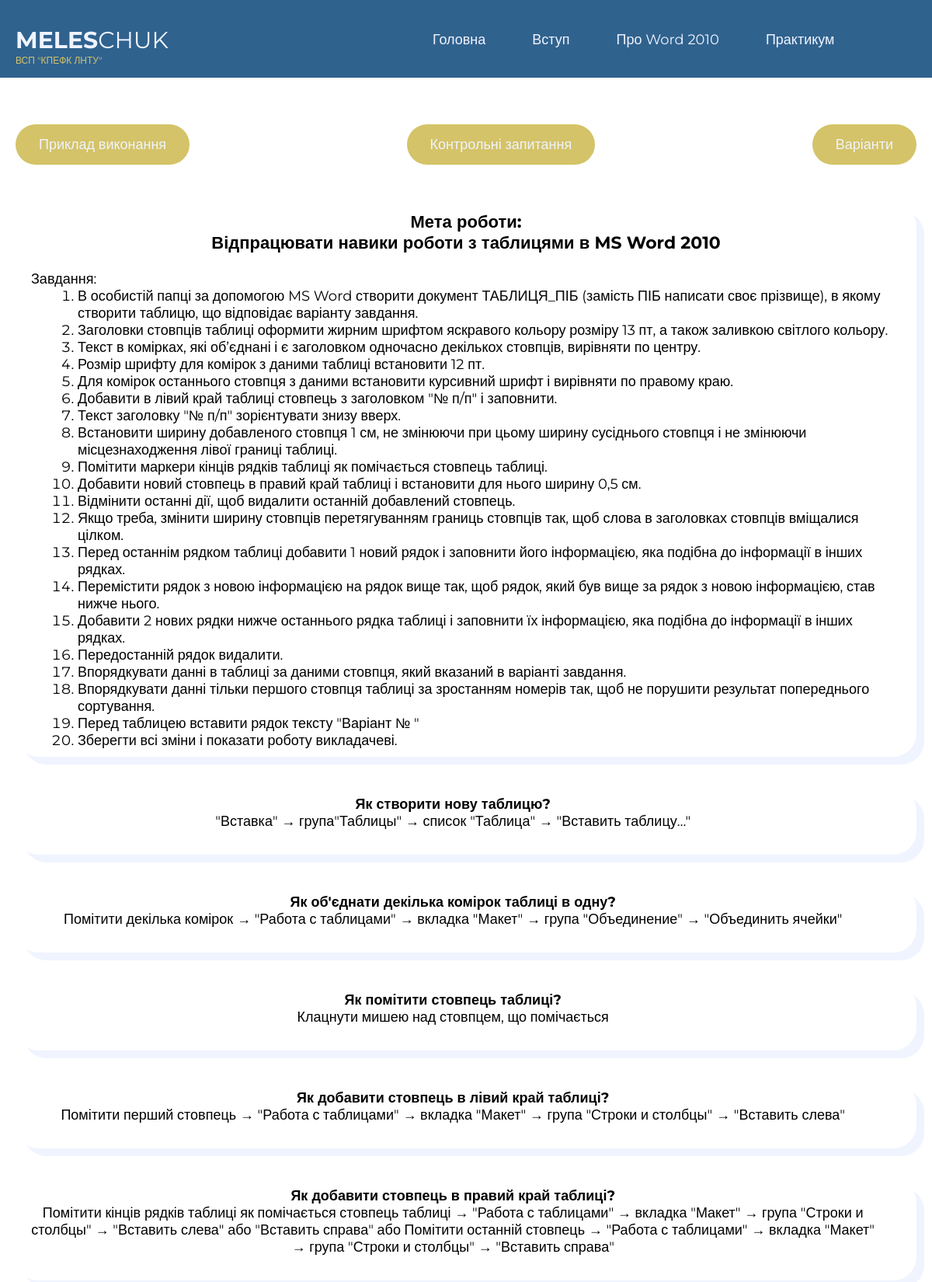
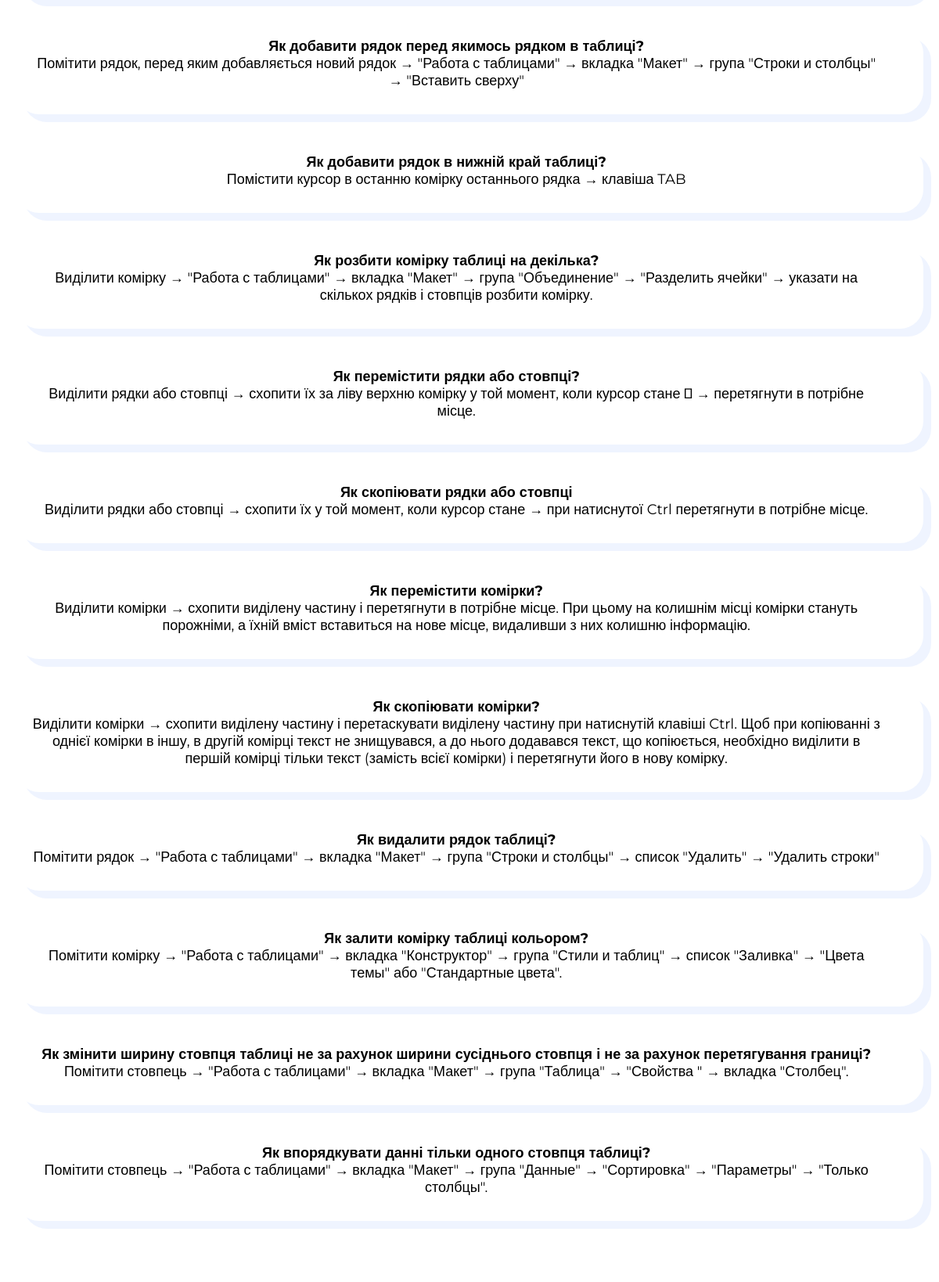
Page /word/practice/2 (signed in, upper part) on the committed database (2 pictures, top to bottom).
### word/models.py (models this page shows, shortened)
class Practice(models.Model):
    practice_name = models.CharField(max_length= 100, db_index=True, verbose_name="Назва практичної 'Практична робота №'")
    title_practice = models.CharField(max_length = 255, verbose_name="Мета роботи")
    task = models.TextField(verbose_name="Завдання")
    control_questions = models.TextField(verbose_name= "контрольні запитання")
    def get_content_url(self):
        return reverse('practice', kwargs={'main_cont_id': self.pk})
    class Meta:
        verbose_name = "Практична роботу"
        verbose_name_plural = "Практичні роботи"

class Main_content(models.Model):
    title_name = models.TextField(verbose_name="<b>Запитання</b><br>Інструкція для вирішення питання")
    photo_word_cont = models.ImageField(verbose_name="Пояснююче зображення", blank= True)
    main_cont = models.ForeignKey('Practice', on_delete=models.PROTECT, verbose_name="Звязок з таблицею")
    class Meta:
        verbose_name = "Вміст Практичної роботи"
        verbose_name_plural = "Вміст Практичних робіт"

### word/views.py (the view)
# urls.py: path('word/practice/<int:main_cont_id>', views.show_practice, name = "practice"),
@login_required
def show_practice(request, main_cont_id):
    update()
    practice_per_id = Practice.objects.filter(id = main_cont_id)
    cont_all_page = Main_content.objects.filter(main_cont_id = main_cont_id)
    for slug_ in slug_from_photo:
        slug_img = slug_[0]
        slug_img = slug_img.rsplit("-")
        if slug_img[1] == str(main_cont_id):
            list_links_variants.append(["-".join(items for items in slug_img), slug_[1]])
    with open("list_links_variants.pickle", "wb") as f:
        pickle.dump(list_links_variants, f)
    link_slug = [slug[0] for slug in list_links_variants]
    random_variant = random.choice(link_slug) if link_slug else f"practice/{main_cont_id}"
    context = {
        'practice_per_id': practice_per_id,
        'cont_all_page': cont_all_page,
        'random_variant': random_variant,
        'main_cont_id': main_cont_id,
        }
    return render (request, 'word/practice/pract1.html', context)

### main/Main_context_processor.py (called while the page is built)
def Main_News_objects_(request):
    news = News.objects.all()
    return {'news': news,}

### word/views.py (called while the page is built)
def update():
    global slug_from_photo, list_links_variants
    slug_from_photo = Photo_variant.objects.values_list("slug_img", "img_connect_field__variant_name")
    list_links_variants = []

### word/word_context_processor.py (called while the page is built)
def Practice_objects_(request):
    practs = Practice.objects.all()
    return {'practs': practs,}

### word/templates/word/practice/pract1.html (shortened to what this page needs)
{% extends 'word/index_word.html' %}
{% load static %}
{% block content_same_files %}
<div class="container">
    <div class="grid_buttons">
        <div class="grid_but"><a href=""> Приклад виконання</a></div>
        <div class="grid_but" id="control_quest" value="{{main_cont_id}}"><a href="{% url 'word_questions' %}"
                                                                            hx-get="{% url 'word_questions' %}"
                                                                            hx-target="#content_data_block"
                                                                            hx-push-url="true">Контрольні запитання</a></div>
        <div class="grid_but"><a href="{% url 'word' %}/{{random_variant}}#UNIC_IMG">Варіанти</a></div>
    </div>
    <div class="block">
        <div class="intro_content">
            {% for prac_info in practice_per_id %}
                <div class="title"><b>Мета роботи:<br>{{prac_info.title_practice}}</b></div><br>
                Завдання:
                {% autoescape off %}
                <ol>
                    <div class="task_test">{{prac_info.task}}</div>
                </ol>
                {% endautoescape %}
            {% endfor %}
        </div>
    </div>
    {% for explain_information in cont_all_page %}
    {% autoescape off %}
    <div class="block">
        <div class="intro_content">
            <div class="explain_text_word_practice">{{explain_information.title_name}}</div><br>
        </div>
    </div>
    {% endautoescape %}
    {% endfor%}
</div>
{% endblock %}

### word/static/word/css/multy.css (style rules this page uses)
body { width: 100%; font-family: 'Montserrat', sans-serif; font-size: 18px; background: #ffffff; color: #EFF4FF; margin: 0; font-weight: 400; overflow-x: hidden; }
a { text-decoration: none; color: #EFF4FF; }
*, *:before, *:after { margin: 0; padding: 0; font-weight: 400; }
b { font-weight: 700; }
.container { width: 1160px; margin: 0 auto; }
.block { width: 100%; filter: drop-shadow(10px 10px); background: #ffffff; border-radius: 30px; margin: 0 auto; margin-top: 40px; }
.intro_content { width: 1120px; margin: 0 auto; padding-top: 10px; color: #000; padding-bottom: 10px; }
.title > b { font-size: 22px; }
.title { text-align: center; font-size: 18px; }
.task_test { width: 1060px; margin: 0 auto; line-height: 22px; }
.grid_buttons { width: 100%; margin-top: 60px; margin-bottom: 20px; justify-content: space-between; display: flex; }
.grid_but { text-align: center; background: #D4C368; border-radius: 30px; margin-bottom: 10px; padding: 15px 30px; }
.intro_content > ol { padding-left: 60px; }
.explain_text_word_practice { position: relative; text-align: center; width: 97%; }

### rows in the picture
Practice: title_practice "Відпрацювати навики роботи з таблицями в MS Word 2010", task "В особистій папці за допомогою MS Word створити документ ТАБЛИЦЯ_ПІБ (замість ПІБ написати своє прізвище), в якому створити таблицю, що відповідає варіанту завдання. Заголовки стовпців таблиці оформити жирним шрифтом яскравого кольору розміру 13 пт, а також заливкою світлого кольору. Текст в комірках, які об’єднані і є заголовком одночасно декількох стовпців, вирівняти по центру. Розмір шрифту для комірок з даними таблиці встановити 12 пт. Для комірок останнього стовпця з даними встановити курсивний шрифт і вирівняти по правому краю. Добавити в лівий край таблиці стовпець з заголовком \"№ п/п\" і заповнити. Текст заголовку \"№ п/п\" зорієнтувати знизу вверх. Встановити ширину добавленого…"
Main_content: title_name "Як створити нову таблицю? \"Вставка\" → група\"Таблицы\" → список \"Таблица\" → \"Вставить таблицу…\""
Main_content: title_name "Як об'єднати декілька комірок таблиці в одну? Помітити декілька комірок → \"Работа с таблицами\" → вкладка \"Макет\" → група \"Объединение\" → \"Объединить ячейки\""
Main_content: title_name "Як помітити стовпець таблиці? Клацнути мишею над стовпцем, що помічається"
Main_content: title_name "Як добавити стовпець в лівий край таблиці? Помітити перший стовпець → \"Работа с таблицами\" → вкладка \"Макет\" → група \"Строки и столбцы\" → \"Вставить слева\""
Main_content: title_name "Як добавити стовпець в правий край таблиці? Помітити кінців рядків таблиці як помічається стовпець таблиці → \"Работа с таблицами\" → вкладка \"Макет\" → група \"Строки и столбцы\" → \"Вставить слева\" або \"Вставить справа\" або Помітити останній стовпець → \"Работа с таблицами\" → вкладка \"Макет\" → група \"Строки и столбцы\" → \"Вставить справа\""
Main_content: title_name "Як добавити рядок перед якимось рядком в таблиці? Помітити рядок, перед яким добавляється новий рядок → \"Работа с таблицами\" → вкладка \"Макет\" → група \"Строки и столбцы\" → \"Вставить сверху\""
Main_content: title_name "Як добавити рядок в нижній край таблиці? Помістити курсор в останню комірку останнього рядка → клавіша TAB"
Main_content: title_name "Як розбити комірку таблиці на декілька? Виділити комірку → \"Работа с таблицами\" → вкладка \"Макет\" → група \"Объединение\" → \"Разделить ячейки\" → указати на скількох рядків і стовпців розбити комірку."
Main_content: title_name "Як перемістити рядки або стовпці? Виділити рядки або стовпці → схопити їх за ліву верхню комірку у той момент, коли курсор стане  → перетягнути в потрібне місце."
Main_content: title_name "Як скопіювати рядки або стовпці Виділити рядки або стовпці → схопити їх у той момент, коли курсор стане → при натиснутої Ctrl перетягнути в потрібне місце."
Main_content: title_name "Як перемістити комірки? Виділити комірки → схопити виділену частину і перетягнути в потрібне місце. При цьому на колишнім місці комірки стануть порожніми, а їхній вміст вставиться на нове місце, видаливши з них колишню інформацію."
Main_content: title_name "Як скопіювати комірки? Виділити комірки → схопити виділену частину і перетаскувати виділену частину при натиснутій клавіші Ctrl. Щоб при копіюванні з однієї комірки в іншу, в другій комірці текст не знищувався, а до нього додавався текст, що копіюється, необхідно виділити в першій комірці тільки текст (замість всієї комірки) і перетягнути його в нову комірку."
Main_content: title_name "Як видалити рядок таблиці? Помітити рядок → \"Работа с таблицами\" → вкладка \"Макет\" → група \"Строки и столбцы\" → список \"Удалить\" → \"Удалить строки\""
Main_content: title_name "Як залити комірку таблиці кольором? Помітити комірку → \"Работа с таблицами\" → вкладка \"Конструктор\" → група \"Стили и таблиц\" → список \"Заливка\" → \"Цвета темы\" або \"Стандартные цвета\"."
Main_content: title_name "Як змінити ширину стовпця таблиці не за рахунок ширини сусіднього стовпця і не за рахунок перетягування границі? Помітити стовпець → \"Работа с таблицами\" → вкладка \"Макет\" → група \"Таблица\" → \"Свойства \" → вкладка \"Столбец\"."
Main_content: title_name "Як впорядкувати данні тільки одного стовпця таблиці? Помітити стовпець → \"Работа с таблицами\" → вкладка \"Макет\" → група \"Данные\" → \"Сортировка\" → \"Параметры\" → \"Только столбцы\"."
